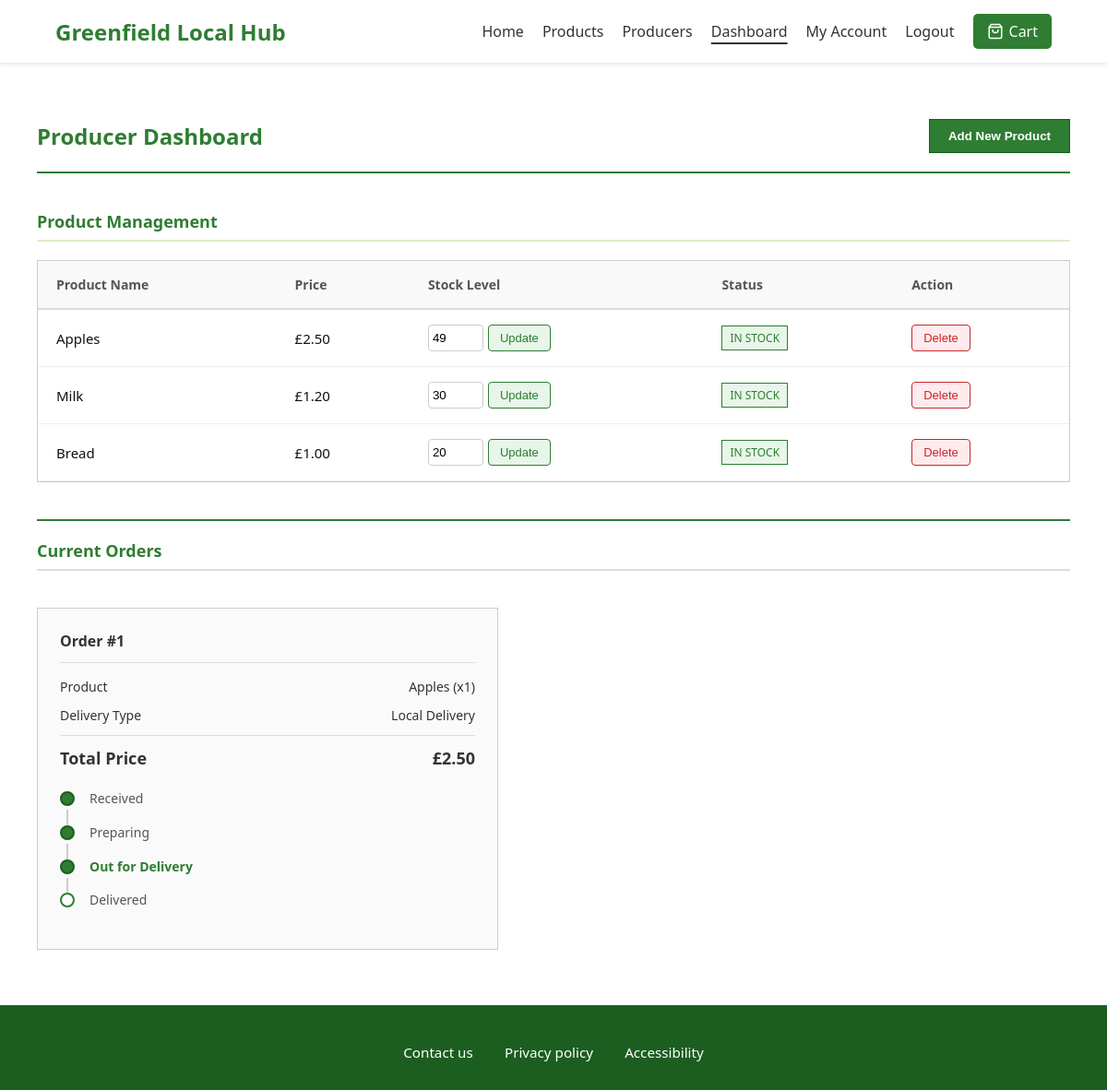
The page /dashboard (signed in) on the database as committed earlier.
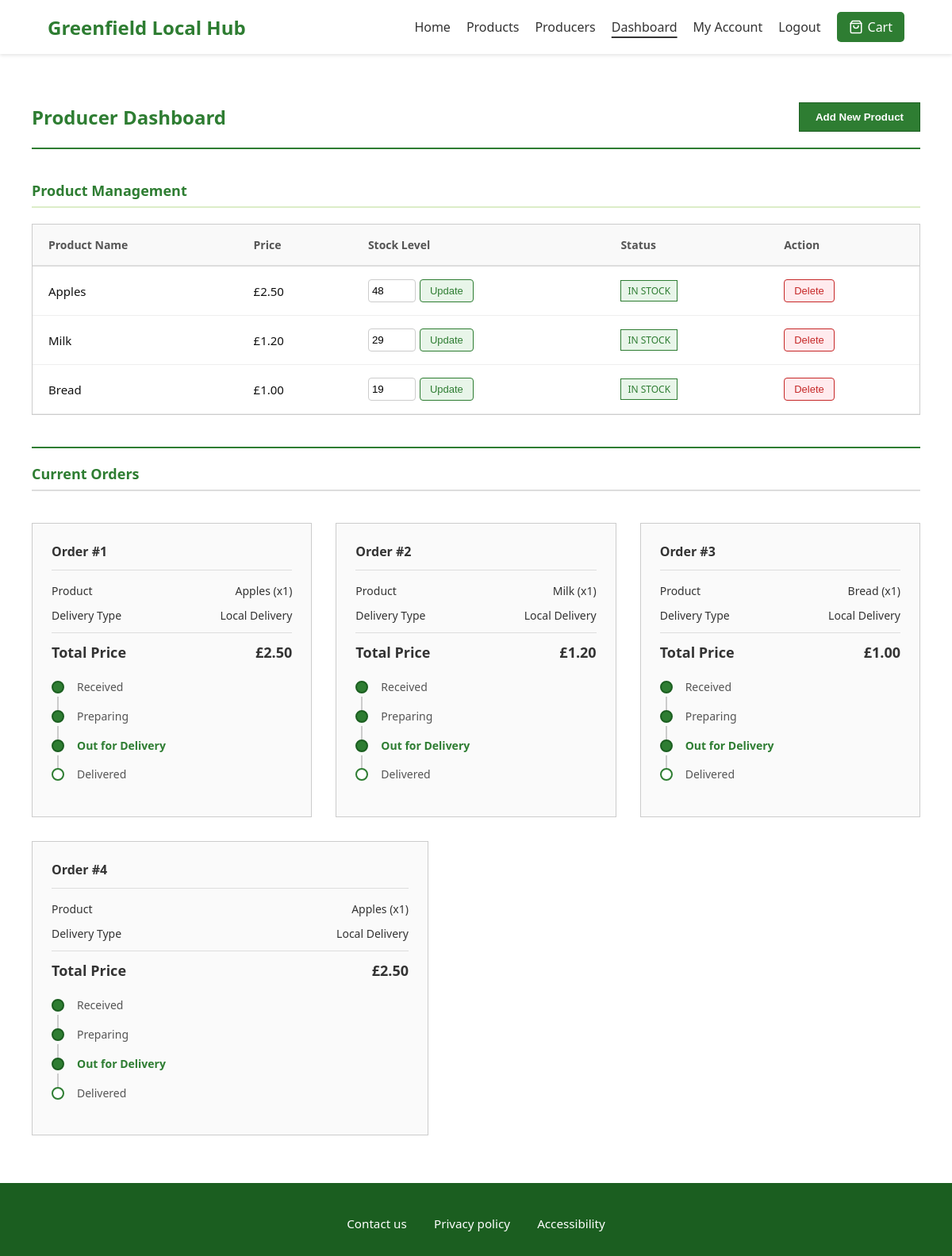
The same page on the database as committed later.
### tables this page shows
CREATE TABLE products (
        id INTEGER PRIMARY KEY,
        name TEXT,
        price REAL,
        stock INTEGER,
        producer TEXT,
        allergens TEXT,
        image_url TEXT
    );

CREATE TABLE orders (
        id INTEGER PRIMARY KEY,
        product_id INTEGER,
        quantity INTEGER,
        total REAL
    , user_id INTEGER);

### app.py (the view)
@app.route("/dashboard")
def admin_dashboard():
    if session.get("role") != "admin":
        return redirect("/")
    db = connect_db()
    products = db.execute("SELECT * FROM products").fetchall()
    orders = db.execute("SELECT orders.id, products.name, orders.quantity, orders.total FROM orders JOIN products ON orders.product_id = products.id").fetchall()
    return render_template("dashboard.html",
                           products=products,
                           orders=orders)

### app.py (called while the page is built)
def connect_db():
    return sqlite3.connect("database.db")

### templates/dashboard.html (shortened to what this page needs)
{% extends "base.html" %}
{% block content %}
<div class="prod-dashboard-content">
    <header class="prod-dash-header" style="border-bottom: 2px solid #2e7d32;">
        <h1 style="color: #2e7d32;">Producer Dashboard</h1>
        <div class="prod-header-actions">
            <button class="prod-btn prod-btn-primary" onclick="document.getElementById('add-product-form').style.display='block'" style="background-color: #2e7d32; border-color: #1b5e20;">Add New Product</button>
        </div>
    </header>
    <div class="prod-section-title" style="color: #2e7d32; border-bottom: 2px solid #dcedc8;">Product Management</div>
    <div class="prod-table-container">
        <table>
            <thead>
                <tr>
                    <th>Product Name</th>
                    <th>Price</th>
                    <th>Stock Level</th>
                    <th>Status</th>
                    <th>Action</th>
                </tr>
            </thead>
            <tbody>
                {% for product in products %}
                <tr>
                    <td>{{ product[1] }}</td>
                    <td>£{{ "%.2f"|format(product[2]) }}</td>
                    <td>
                        <form action="/dashboard/update/{{ product[0] }}" method="POST" style="display:inline-flex; gap:5px;">
                            <input type="number" name="stock" value="{{ product[3] }}" style="width:60px; padding:4px; border: 1px solid #ccc; border-radius: 4px;">
                            <button type="submit" class="prod-btn-small" style="background:#e8f5e9; border-color:#2e7d32; color:#2e7d32; border-radius: 4px;">Update</button>
                        </form>
                    </td>
                    <td>
                        {% if product[3] > 10 %}
                        <span class="prod-status-label" style="background:#e8f5e9; color:#2e7d32; border-color:#2e7d32;">In Stock</span>
                        {% elif product[3] > 0 %}
                        <span class="prod-status-label" style="background:#fff3e0; color:#e65100; border-color:#ef6c00;">Low Stock</span>
                        {% else %}
                        <span class="prod-status-label" style="background:#ffebee; color:#c62828; border-color:#c62828;">Out of Stock</span>
                        {% endif %}
                    </td>
                    <td>
                        <form action="/dashboard/delete/{{ product[0] }}" method="POST" onsubmit="return confirm('Delete this product?');" style="display:inline;">
                            <button type="submit" class="prod-btn-small" style="background:#ffebee; border-color:#c62828; color:#c62828; border-radius: 4px;">Delete</button>
                        </form>
                    </td>
                </tr>
                {% endfor %}
            </tbody>
        </table>
    </div>
    <div class="prod-orders-wrapper">
        <h2 class="prod-section-title" style="margin-top: 40px; border-top: 2px solid #2e7d32; padding-top: 20px; color: #2e7d32;">Current Orders</h2>
        <div class="prod-orders-container">
            {% for order in orders %}
            <div class="prod-card">
                <div class="prod-card-header">Order #{{ order[0] }}</div>
                <div class="prod-summary-row">
                    <span>Product</span>
                    <span>{{ order[1] }} (x{{ order[2] }})</span>
                </div>
                <div class="prod-summary-row">
                    <span>Delivery Type</span>
                    <span>Local Delivery</span>
                </div>
                <div class="prod-summary-row prod-total">
                    <span>Total Price</span>
                    <span>£{{ "%.2f"|format(order[3]) }}</span>
                </div>
                <div class="prod-tracking-list">
                    <div class="prod-track-step">
                        <div class="prod-track-node prod-completed" style="background-color: #2e7d32; border-color: #1b5e20;"></div>
                        <div class="prod-track-label">Received</div>
                    </div>
                    <div class="prod-track-step">
                        <div class="prod-track-node prod-completed" style="background-color: #2e7d32; border-color: #1b5e20;"></div>
                        <div class="prod-track-label">Preparing</div>
                    </div>
                    <div class="prod-track-step">
                        <div class="prod-track-node prod-completed" style="background-color: #2e7d32; border-color: #1b5e20;"></div>
                        <div class="prod-track-label prod-active" style="color: #2e7d32;">Out for Delivery</div>
                    </div>
                    <div class="prod-track-step">
                        <div class="prod-track-node" style="border-color: #2e7d32;"></div>
                        <div class="prod-track-label">Delivered</div>
                    </div>
                </div>
            </div>
            {% else %}
            <p style="padding: 20px;">No current orders assigned to you.</p>
            {% endfor %}
        </div>
    </div>
</div>
{% endblock %}

### templates/base.html (shortened to what this page needs)
<!DOCTYPE html>
<html lang="en">
<head>
    <link rel="stylesheet" href="/static/style.css">
</head>
<body>
    <nav>
        <div class="nav-brand">
            <a href="/">Greenfield Local Hub</a>
        </div>
        <div class="nav-links">
            <a href="/" class="{% if request.path == '/' %}active{% endif %}">Home</a>
            <a href="/products" class="{% if request.path == '/products' %}active{% endif %}">Products</a>
            <a href="/producers" class="{% if request.path == '/producers' %}active{% endif %}">Producers</a>
            {% if session.get("role") == "admin" %}
            <a href="/dashboard" class="{% if request.path == '/dashboard' %}active{% endif %}">Dashboard</a>
            {% endif %}
            {% if session.get("user") %}
            <a href="/account" class="{% if request.path == '/account' %}active{% endif %}">My Account</a>
            <a href="/logout">Logout</a>
            {% else %}
            <a href="/login" class="{% if request.path == '/login' %}active{% endif %}">Login</a>
            <a href="/register" class="{% if request.path == '/register' %}active{% endif %}">Register</a>
            {% endif %}
            <a href="/cart" class="cart-btn cart-btn-wrapper {% if request.path == '/cart' %}active{% endif %}">
                <svg width="18" height="18" viewBox="0 0 24 24" fill="none" stroke="currentColor" stroke-width="2" stroke-linecap="round" stroke-linejoin="round">
                    <path d="M6 2L3 6v14a2 2 0 0 0 2 2h14a2 2 0 0 0 2-2V6l-3-4z"></path>
                    <line x1="3" y1="6" x2="21" y2="6"></line>
                    <path d="M16 10a4 4 0 0 1-8 0"></path>
                </svg>
                Cart
            </a>
        </div>
    </nav>
    <main>
        {% block content %}{% endblock %}
    </main>
    <footer>
        <div class="footer-links">
            <a href="/contact">Contact us</a>
            <a href="/privacy">Privacy policy</a>
            <a href="/accessibility">Accessibility</a>
        </div>
    </footer>
</body>
</html>

### static/style.css (style rules this page uses)
* { margin: 0; padding: 0; box-sizing: border-box; }
body { font-family: 'Segoe UI', Tahoma, Geneva, Verdana, sans-serif; background-color: #ffffff; color: #333; display: flex; flex-direction: column; min-height: 100vh; }
nav { display: flex; justify-content: space-between; align-items: center; background-color: #ffffff; padding: 15px 5%; box-shadow: 0 2px 4px rgba(0,0,0,0.1); position: sticky; top: 0; z-index: 1000; }
.nav-brand a { font-size: 1.5rem; font-weight: bold; color: #2e7d32; text-decoration: none; }
.nav-links { display: flex; align-items: center; }
.nav-links a { text-decoration: none; color: #333; margin-left: 20px; font-weight: 500; transition: color 0.3s; }
.nav-links a.active { text-decoration: underline; text-underline-offset: 6px; text-decoration-thickness: 2px; }
.cart-btn { background-color: #2e7d32; color: white !important; padding: 8px 15px; border-radius: 5px; margin-left: 20px; }
main { flex: 1; }
footer { background-color: #1b5e20; color: white; text-align: center; padding: 30px 20px; margin-top: auto; }
footer a { color: white; text-decoration: none; margin: 0 15px; font-size: 0.95rem; }
.footer-links { margin-top: 10px; }
.prod-dashboard-content { max-width: 1440px; margin: 0 auto; padding: 40px; background-color: #fff; }
.prod-dash-header { height: 80px; border-bottom: 1px solid #ccc; display: flex; align-items: center; justify-content: space-between; margin-bottom: 40px; }
.prod-dash-header h1 { font-size: 24px; font-weight: 600; color: #222; }
.prod-header-actions { display: flex; gap: 16px; }
.prod-btn { padding: 10px 20px; border: 1px solid #666; background-color: #fff; color: #333; font-weight: bold; cursor: pointer; }
.prod-btn-primary { background-color: #333; color: #fff; border-color: #222; }
.prod-section-title { font-size: 18px; font-weight: bold; margin-bottom: 20px; color: #333; border-bottom: 2px solid #ddd; padding-bottom: 8px; }
.prod-table-container { border: 1px solid #ccc; margin-bottom: 40px; }
.prod-table-container table { width: 100%; border-collapse: collapse; }
.prod-table-container th, .prod-table-container td { text-align: left; padding: 16px 20px; border-bottom: 1px solid #eee; }
.prod-table-container th { background-color: #f9f9f9; color: #555; font-size: 14px; border-bottom: 2px solid #ddd; }
.prod-table-container td { font-size: 15px; color: #111; }
.prod-status-label { display: inline-block; padding: 4px 8px; border: 1px solid #999; background-color: #f5f5f5; font-size: 12px; text-transform: uppercase; }
.prod-btn-small { padding: 6px 12px; border: 1px solid #999; background-color: #fff; font-size: 13px; cursor: pointer; }
.prod-orders-container { padding: 20px 0; display: flex; gap: 30px; flex-wrap: wrap; }
.prod-card { border: 1px solid #ccc; padding: 24px; background-color: #fafafa; flex: 1 1 350px; max-width: 500px; }
.prod-card-header { font-size: 16px; font-weight: bold; border-bottom: 1px solid #ddd; padding-bottom: 12px; margin-bottom: 16px; }
.prod-summary-row { display: flex; justify-content: space-between; margin-bottom: 12px; font-size: 14px; }
.prod-summary-row.prod-total { font-weight: bold; font-size: 18px; border-top: 1px solid #ddd; padding-top: 12px; margin-top: 4px; }
.prod-tracking-list { margin-top: 24px; }
.prod-track-step { display: flex; gap: 16px; margin-bottom: 20px; position: relative; }
.prod-track-step:not(:last-child)::after { content: ''; position: absolute; left: 7px; top: 20px; bottom: -20px; width: 2px; background-color: #ccc; }
.prod-track-node { width: 16px; height: 16px; border-radius: 50%; border: 2px solid #666; background-color: #fff; position: relative; z-index: 2; }
.prod-track-node.prod-completed { background-color: #666; }
.prod-track-label { font-size: 14px; color: #555; line-height: 1.2; }
.prod-track-label.prod-active { font-weight: bold; color: #000; }
.cart-btn-wrapper { display: inline-flex; align-items: center; gap: 6px; }

Rows that differ between the two databases and show on the page:
changed products "Apples": stock "49" → "48"
changed products "Milk": stock "30" → "29"
changed products "Bread": stock "20" → "19"
added orders: id "2", name "Milk", quantity "1", total "1.20"
added orders: id "3", name "Bread", quantity "1", total "1.00"
added orders: id "4", name "Apples", quantity "1", total "2.50"
